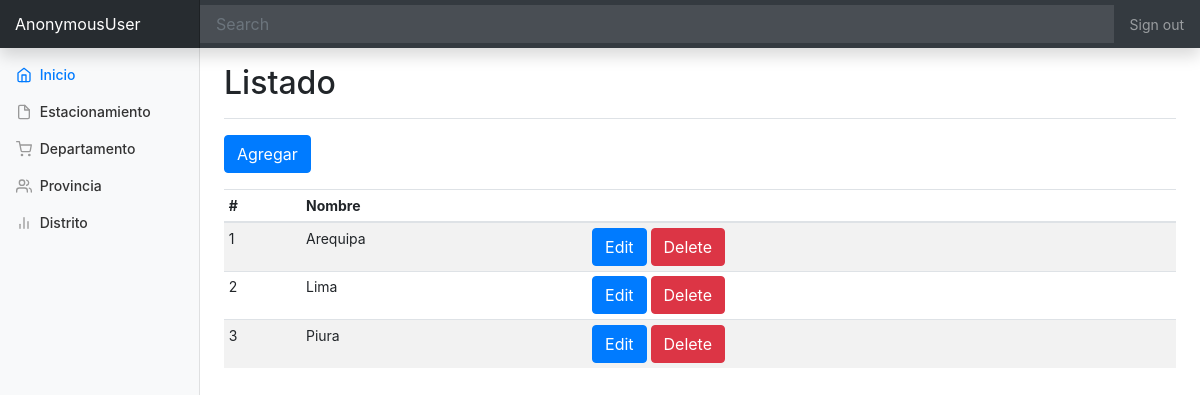
The app's page /departamento/ with its own data.
### backoffice/models.py (models this page shows, shortened)
class Departamento(models.Model):
    nombre = models.CharField(max_length=50)

### backoffice/views.py (the view)
# urls.py: path('departamento/', DepartamentoList.as_view(), name='departamento-list'),
class DepartamentoList(ListView, LoginRequiredMixin):
    template_name = 'departamento/list.html'
    model = Departamento

### backoffice/templates/departamento/list.html
{% extends 'base.html' %}
{% block main %}
    <div class="d-flex justify-content-between flex-wrap flex-md-nowrap align-items-center pt-3 pb-2 mb-3 border-bottom">
        <h1 class="h2">Listado</h1>
    </div>
    <div class="form-group">
        <a class="btn btn-primary" href="{% url 'bo:departamento-add' %}" role="button">Agregar</a>
    </div>
    <div class="table-responsive">
        <table class="table table-striped table-sm">
            <thead>
            <tr>
                <th>#</th>
                <th>Nombre</th>
                <th></th>
            </tr>
            </thead>
            <tbody>
            {% for c in object_list %}
                <tr>
                    <td>{{ forloop.counter }}</td>
                    <td>{{ c.nombre }}</td>
                    <td>
                        <a class="btn btn-primary" href="{% url 'bo:departamento-edit' c.id %}" role="button">Edit</a>
                        <a class="btn btn-danger" href="{% url 'bo:departamento-delete' c.id %}" role="button">Delete</a>
                    </td>
                </tr>
            {% endfor %}
            </tbody>
        </table>
    </div>
{% endblock %}

### static/css/dashboard.css (style rules this page uses)
body { font-size: .875rem; }

### records on screen
Departamento: nombre "Arequipa"
Departamento: nombre "Lima"
Departamento: nombre "Piura"

### other values on screen
{{ user }} "AnonymousUser"
